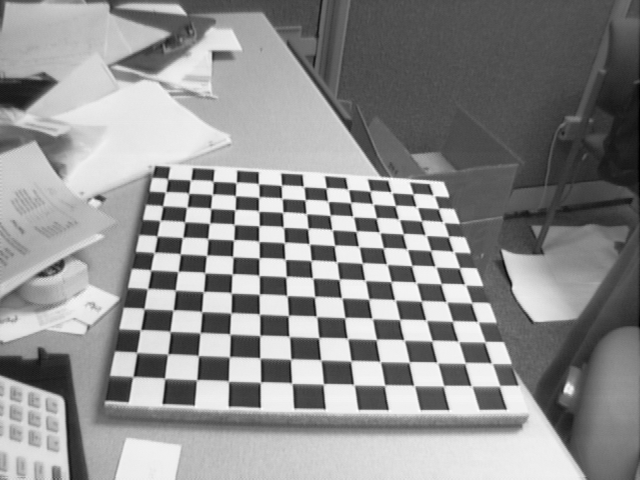
#> input picture agdc_test/Image1.tif, 640 x 480 px; the run also reads 1 picture not shown here
$ python generate_agdc_mesh.py   (older library calls are emulated)
#> lines starting #> are read from the running program, lines starting #| are printed output that depends on the picture
"""
AGDC (Adaptive Geometric Distortion Correction) Mesh Table & Golden Reference Generator
=========================================================================================
使用 Image1.tif 及其 MATLAB 标定参数 (Calib_Results.m) 生成：
1. AGDC 网格映射表 (mesh table) — 硬件去畸变 IP 所需的查找表
2. 黄金参考模型 (golden reference) — 与 Image_rect1.tif 对比验证

原理：
  AGDC 硬件对输出(矫正后)图像划分网格，每个网格点存储对应输入(畸变)图像中的坐标。
  硬件在处理时对网格点间做双线性插值，实现实时畸变矫正。

  本脚本生成 backward mapping：
  - 对每个输出网格点 (u_out, v_out)，计算其在输入图像中的对应坐标 (u_in, v_in)
  - 存储为定点数格式，供硬件直接使用
"""

import cv2
import numpy as np
import os
import json

def imread_unicode(path, flags=cv2.IMREAD_COLOR):
    """OpenCV imread with Unicode path support on Windows."""
#> called with flags = 0
    with open(path, 'rb') as f:
        data = f.read()
    arr = np.frombuffer(data, dtype=np.uint8)
    return cv2.imdecode(arr, flags)
#> returned value is the input picture: shape (480, 640); min 1, max 254, mean 142.9

def imwrite_unicode(path, img):
    """OpenCV imwrite with Unicode path support on Windows."""
    ext = os.path.splitext(path)[1]
    _, buf = cv2.imencode(ext, img)
    with open(path, 'wb') as f:
        f.write(buf)

# ============================================================
# 0. 路径配置
# ============================================================
BASE = "d:/Clone/CameraCalibration/相机标定课程/第一章 标定基础知识 code & data/matlab_sample/calib_example"
IMG_IN = os.path.join(BASE, "Image1.tif")
IMG_RECT_REF = os.path.join(BASE, "Image_rect1.tif")
OUT_DIR = os.path.join(os.path.dirname(os.path.abspath(__file__)), "agdc_output")
os.makedirs(OUT_DIR, exist_ok=True)

# ============================================================
# 1. 标定参数 (来自 Calib_Results.m for Image #1)
# ============================================================
# --- 内参 ---
fc = np.array([657.446107869218281, 657.876660256090418])  # 焦距 [fx, fy]
cc = np.array([303.185319795283419, 242.708481163875661])  # 主点 [cx, cy]
alpha_c = 0.0  # 偏斜系数

# --- 畸变系数 [k1, k2, p1, p2, k3] ---
#   kc(1:2): 径向畸变 k1, k2
#   kc(3:4): 切向畸变 p1, p2
#   kc(5):   径向畸变 k3
kc = np.array([-0.255414841834118, 0.124449907410458, -0.000216975662453, 0.000074351611502, 0.0])

# --- 图像尺寸 ---
W, H = 640, 480

# --- Image #1 外参 (此处用于完整性，mesh表生成主要依赖内参) ---
omc_1 = np.array([1.654979, 1.651950, -0.6693785])  # 旋转向量 (Rodrigues)
Tc_1 = np.array([-177.8374, -83.98, 853.0169])      # 平移向量

# ============================================================
# 2. 构建相机矩阵与畸变系数（OpenCV 格式）
# ============================================================
camera_matrix = np.array([
    [fc[0], alpha_c * fc[0], cc[0]],
    [0,     fc[1],           cc[1]],
    [0,     0,               1    ]
], dtype=np.float64)

dist_coeffs = kc.astype(np.float64).reshape(1, 5)  # OpenCV 期望 (1, 5)

print("=" * 70)
print("相机标定参数")
print("=" * 70)
print(f"内参矩阵 K:\n{camera_matrix}")
print(f"畸变系数 [k1,k2,p1,p2,k3]: {dist_coeffs.flatten()}")
print(f"图像尺寸: {W} x {H}")

# ============================================================
# 3. 读取输入畸变图像
# ============================================================
img_distorted = imread_unicode(IMG_IN, cv2.IMREAD_GRAYSCALE)
if img_distorted is None:
    img_distorted = imread_unicode(IMG_IN, cv2.IMREAD_COLOR)
print(f"\n输入图像 (Image1.tif): shape={img_distorted.shape}, dtype={img_distorted.dtype}")
#| 输入图像 (Image1.tif): shape=(480, 640), dtype=uint8

# ============================================================
# 4. 生成全分辨率 backward mapping (OpenCV)
# ============================================================
# initUndistortRectifyMap 生成的是从输出(矫正后)→输入(畸变)的映射
# map_x[u',v'] = u   map_y[u',v'] = v
print("\n生成全分辨率 backward mapping (OpenCV initUndistortRectifyMap)...")
map1, map2 = cv2.initUndistortRectifyMap(
    camera_matrix, dist_coeffs, None,  # 不旋转
    camera_matrix,  # newCameraMatrix: 相同内参，保持相同视角
    (W, H),
    cv2.CV_32FC1
)
# map1: shape (H, W), 值为对应输入图像的 x 坐标 (u)
# map2: shape (H, W), 值为对应输入图像的 y 坐标 (v)
print(f"map1 (x-mapping): shape={map1.shape}, dtype={map1.dtype}")
print(f"map2 (y-mapping): shape={map2.shape}, dtype={map2.dtype}")

# ============================================================
# 5. 生成黄金参考图像 (去畸变结果)
# ============================================================
print("\n生成黄金参考图像 (cv2.remap)...")
img_rectified = cv2.remap(img_distorted, map1, map2, cv2.INTER_LINEAR)
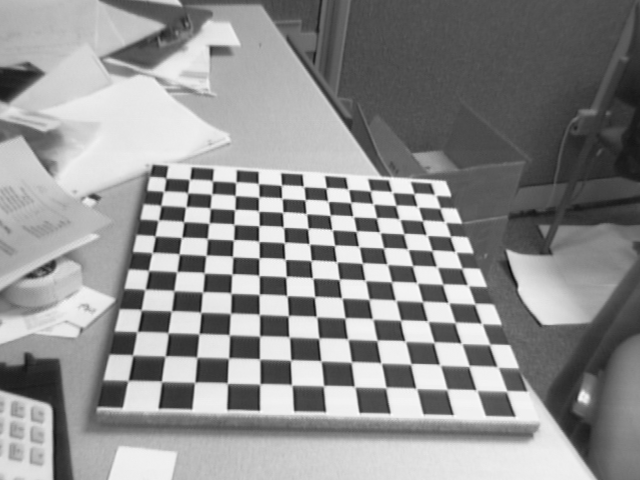
#> img_rectified: shape (480, 640); min 13, max 253, mean 143.7
imwrite_unicode(os.path.join(OUT_DIR, "golden_ref_rectified.tif"), img_rectified)
print(f"黄金参考图像已保存: golden_ref_rectified.tif")

# 与 MATLAB 矫正结果对比
img_rect_matlab = imread_unicode(IMG_RECT_REF, cv2.IMREAD_GRAYSCALE)
if img_rect_matlab is None:
    img_rect_matlab = imread_unicode(IMG_RECT_REF, cv2.IMREAD_COLOR)

if img_rect_matlab is not None:
    print(f"\nMATLAB参考图像 (Image_rect1.tif): shape={img_rect_matlab.shape}")
#| MATLAB参考图像 (Image_rect1.tif): shape=(480, 640)
    if img_rect_matlab.shape == img_rectified.shape:
        diff = img_rectified.astype(np.float32) - img_rect_matlab.astype(np.float32)
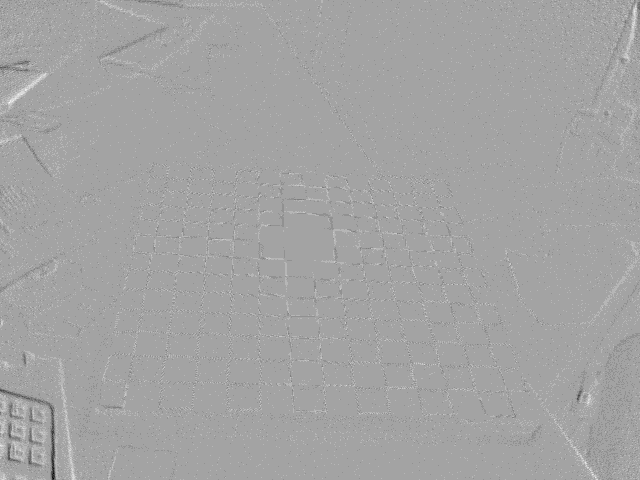
#> diff: shape (480, 640) float32; min -9, max 5, mean 0.00841; drawn with min black and max white
        mae = np.mean(np.abs(diff))
#> mae = 0.124
        max_err = np.max(np.abs(diff))
#> max_err = 9
        print(f"与 MATLAB 结果对比: MAE={mae:.4f}, MaxError={max_err:.1f}")
#| 与 MATLAB 结果对比: MAE=0.1245, MaxError=9.0

        # 保存差异图
        diff_vis = np.clip(np.abs(diff) * 5, 0, 255).astype(np.uint8)
        imwrite_unicode(os.path.join(OUT_DIR, "diff_vs_matlab.png"), diff_vis)
        print("差异图已保存: diff_vs_matlab.png")
    else:
        print(f"尺寸不匹配: golden={img_rectified.shape}, matlab={img_rect_matlab.shape}")
else:
    print("警告: 无法读取 Image_rect1.tif")

# ============================================================
# 6. AGDC 网格映射表生成
# ============================================================
# AGDC 典型配置：
#   - 网格尺寸 (grid_cols x grid_rows)，常见 16x16, 32x24, 64x48 等
#   - 每个网格点存储 (x_in, y_in) 定点数坐标
#   - 格式：X 和 Y 分别存储，或多路交织
#   - 精度：典型 1/256 pixel (Q8.8) 或 1/16 pixel (Q12.4)

def generate_agdc_mesh(map_x, map_y, grid_cols, grid_rows, frac_bits=8):
    """
    从全分辨率 backward mapping 生成 AGDC 网格表

    参数:
        map_x, map_y: 全分辨率映射 (H, W)，存储每个输出像素对应的输入坐标
        grid_cols:    水平方向网格点数
        grid_rows:    垂直方向网格点数
        frac_bits:    定点数小数位宽

    返回:
        mesh_x: (grid_rows, grid_cols) — 各网格点的输入 x 坐标 (定点数)
        mesh_y: (grid_rows, grid_cols) — 各网格点的输入 y 坐标 (定点数)
        mesh_info: 网格表元信息
    """
    H, W = map_x.shape

    # 生成网格点在输出图像中的位置 (均匀采样)
    # col_pos: 输出图像中网格列的 x 坐标
    # row_pos: 输出图像中网格行的 y 坐标
    col_pos = np.linspace(0, W - 1, grid_cols).astype(np.int32)
    row_pos = np.linspace(0, H - 1, grid_rows).astype(np.int32)

    # 采样映射表
    mesh_x = map_x[row_pos[:, np.newaxis], col_pos[np.newaxis, :]]  # (grid_rows, grid_cols)
    mesh_y = map_y[row_pos[:, np.newaxis], col_pos[np.newaxis, :]]  # (grid_rows, grid_cols)

    # 转换为定点数
    scale = 2 ** frac_bits
    mesh_x_fixed = np.round(mesh_x * scale).astype(np.int32)
    mesh_y_fixed = np.round(mesh_y * scale).astype(np.int32)

    mesh_info = {
        "description": "AGDC Mesh Table for Image1.tif",
        "image_size": {"width": W, "height": H},
        "grid_size": {"cols": grid_cols, "rows": grid_rows},
        "fixed_point": {"frac_bits": frac_bits, "scale": scale},
        "camera_matrix": camera_matrix.tolist(),
        "dist_coeffs": dist_coeffs.flatten().tolist(),
        "mesh_col_positions": col_pos.tolist(),
        "mesh_row_positions": row_pos.tolist(),
    }

    return mesh_x, mesh_y, mesh_x_fixed, mesh_y_fixed, mesh_info


# 生成多组网格密度
print("\n" + "=" * 70)
print("AGDC 网格映射表生成")
print("=" * 70)

for grid_name, grid_cols, grid_rows in [
    ("16x12", 17, 13),   # 16x12 个 tile，17x13 个网格点
    ("32x24", 33, 25),   # 32x24 个 tile
    ("64x48", 65, 49),   # 64x48 个 tile
]:
    print(f"\n--- 网格 {grid_name} ({grid_cols}x{grid_rows} 网格点) ---")

    mesh_x, mesh_y, mesh_x_fixed, mesh_y_fixed, mesh_info = generate_agdc_mesh(
        map1, map2, grid_cols, grid_rows, frac_bits=8
    )

    print(f"  mesh_x 范围: [{mesh_x.min():.3f}, {mesh_x.max():.3f}]")
    print(f"  mesh_y 范围: [{mesh_y.min():.3f}, {mesh_y.max():.3f}]")
    print(f"  mesh_x_fixed (Q8.8) 范围: [{mesh_x_fixed.min()}, {mesh_x_fixed.max()}]")
    print(f"  mesh_y_fixed (Q8.8) 范围: [{mesh_y_fixed.min()}, {mesh_y_fixed.max()}]")

    # 最大值检查 (Q8.8 有符号可表示 ±32768，即 ±128.0 pixel)
    # 对于 640x480 图像，需要 Q11.4 或更大范围
    # 实际硬件通常用 Q16.16 或自定义位宽
    max_val = max(abs(mesh_x_fixed).max(), abs(mesh_y_fixed).max())
    bits_needed = int(np.ceil(np.log2(max_val + 1))) + 1  # +1 for sign
    print(f"  定点数有效位宽需求: {bits_needed} bits (含符号位)")

    # 保存网格表
    prefix = f"agdc_mesh_{grid_name.replace('x', 'x')}"
    grid_dir = os.path.join(OUT_DIR, prefix)
    os.makedirs(grid_dir, exist_ok=True)

    # ---- 格式 A: 纯文本 C header (float) ----
    with open(os.path.join(grid_dir, f"{prefix}_float.h"), "w") as f:
        f.write(f"// AGDC Mesh Table - {grid_name} tiles\n")
        f.write(f"// Image: Image1.tif ({W}x{H})\n")
        f.write(f"// Grid: {grid_cols}x{grid_rows} points\n")
        f.write(f"// Format: float\n\n")
        f.write(f"#define AGDC_MESH_COLS {grid_cols}\n")
        f.write(f"#define AGDC_MESH_ROWS {grid_rows}\n")
        f.write(f"#define AGDC_IMAGE_WIDTH {W}\n")
        f.write(f"#define AGDC_IMAGE_HEIGHT {H}\n\n")

        # X 表
        f.write(f"// Mesh X (input x-coordinate for each output grid point)\n")
        f.write(f"static const float agdc_mesh_x[{grid_rows}][{grid_cols}] = {{\n")
        for i in range(grid_rows):
            f.write("    {" + ", ".join(f"{v:10.4f}f" for v in mesh_x[i]) + "}")
            f.write(",\n" if i < grid_rows - 1 else "\n")
        f.write("};\n\n")

        # Y 表
        f.write(f"// Mesh Y (input y-coordinate for each output grid point)\n")
        f.write(f"static const float agdc_mesh_y[{grid_rows}][{grid_cols}] = {{\n")
        for i in range(grid_rows):
            f.write("    {" + ", ".join(f"{v:10.4f}f" for v in mesh_y[i]) + "}")
            f.write(",\n" if i < grid_rows - 1 else "\n")
        f.write("};\n")

    print(f"  已保存: {prefix}_float.h")

    # ---- 格式 B: C header (Q8.8 定点数) ----
    with open(os.path.join(grid_dir, f"{prefix}_fixed.h"), "w") as f:
        f.write(f"// AGDC Mesh Table - {grid_name} tiles\n")
        f.write(f"// Image: Image1.tif ({W}x{H})\n")
        f.write(f"// Grid: {grid_cols}x{grid_rows} points\n")
        f.write(f"// Format: Q8.8 fixed-point (int16_t)\n\n")
        f.write(f"#include <stdint.h>\n\n")
        f.write(f"#define AGDC_MESH_COLS {grid_cols}\n")
        f.write(f"#define AGDC_MESH_ROWS {grid_rows}\n")
        f.write(f"#define AGDC_IMAGE_WIDTH {W}\n")
        f.write(f"#define AGDC_IMAGE_HEIGHT {H}\n")
        f.write(f"#define AGDC_FRAC_BITS 8\n")
        f.write(f"#define AGDC_FIXED_SCALE 256\n\n")

        # X 表
        f.write(f"// Mesh X (input x-coordinate in Q8.8)\n")
        f.write(f"static const int16_t agdc_mesh_x[{grid_rows}][{grid_cols}] = {{\n")
        for i in range(grid_rows):
            f.write("    {" + ", ".join(f"{v:6d}" for v in mesh_x_fixed[i]) + "}")
            f.write(",\n" if i < grid_rows - 1 else "\n")
        f.write("};\n\n")

        # Y 表
        f.write(f"// Mesh Y (input y-coordinate in Q8.8)\n")
        f.write(f"static const int16_t agdc_mesh_y[{grid_rows}][{grid_cols}] = {{\n")
        for i in range(grid_rows):
            f.write("    {" + ", ".join(f"{v:6d}" for v in mesh_y_fixed[i]) + "}")
            f.write(",\n" if i < grid_rows - 1 else "\n")
        f.write("};\n")

    print(f"  已保存: {prefix}_fixed.h")

    # ---- 格式 C: 纯二进制文件 (供硬件/仿真直接读取) ----
    # 交织格式: [x00, y00, x01, y01, ...] 逐行
    interleaved = np.zeros((grid_rows, grid_cols, 2), dtype=np.int16)
    interleaved[:, :, 0] = mesh_x_fixed.astype(np.int16)
    interleaved[:, :, 1] = mesh_y_fixed.astype(np.int16)
    interleaved.tofile(os.path.join(grid_dir, f"{prefix}_interleaved_i16.bin"))
    print(f"  已保存: {prefix}_interleaved_i16.bin (interleaved XY, int16)")

    # 分离格式: X 表 + Y 表
    mesh_x_fixed.astype(np.int16).tofile(os.path.join(grid_dir, f"{prefix}_x_i16.bin"))
    mesh_y_fixed.astype(np.int16).tofile(os.path.join(grid_dir, f"{prefix}_y_i16.bin"))
    print(f"  已保存: {prefix}_x_i16.bin, {prefix}_y_i16.bin (separate X/Y, int16)")

    # ---- 格式 D: JSON (可读, 用于仿真验证) ----
    mesh_json = {
        "mesh_info": mesh_info,
        "mesh_x_float": mesh_x.tolist(),
        "mesh_y_float": mesh_y.tolist(),
        "mesh_x_fixed_q8_8": mesh_x_fixed.tolist(),
        "mesh_y_fixed_q8_8": mesh_y_fixed.tolist(),
    }
    with open(os.path.join(grid_dir, f"{prefix}.json"), "w") as f:
        json.dump(mesh_json, f, indent=2)
    print(f"  已保存: {prefix}.json")

# ============================================================
# 7. 黄金参考模型 — 仿真验证
# ============================================================
print("\n" + "=" * 70)
print("黄金参考模型 — 使用网格表+双线性插值重建矫正图像")
print("=" * 70)

def agdc_remap_bilinear(img, mesh_x, mesh_y, grid_cols, grid_rows):
    """
    使用 AGDC 网格表 + 双线性插值重建矫正图像 (模拟硬件行为)
    与 cv2.remap 全分辨率映射对比以验证网格表精度
    """
    H, W = img.shape[:2]
    out = np.zeros_like(img, dtype=np.float32)

    # 网格点在输出图像中的位置
    col_pos = np.linspace(0, W - 1, grid_cols)
    row_pos = np.linspace(0, H - 1, grid_rows)

    for y_out in range(H):
        # 找到当前行在网格中的位置
        ry = np.searchsorted(row_pos, y_out)
        if ry == 0:
            ry = 1
        elif ry >= grid_rows:
            ry = grid_rows - 1

        y0 = int(row_pos[ry - 1])
        y1 = int(row_pos[ry])
        wy = (y_out - y0) / max(y1 - y0, 1)

        for x_out in range(W):
            rx = np.searchsorted(col_pos, x_out)
            if rx == 0:
                rx = 1
            elif rx >= grid_cols:
                rx = grid_cols - 1

            x0 = int(col_pos[rx - 1])
            x1 = int(col_pos[rx])
            wx = (x_out - x0) / max(x1 - x0, 1)

            # 四个角点在输入图像中的坐标
            x00 = mesh_x[ry - 1, rx - 1]
            y00 = mesh_y[ry - 1, rx - 1]
            x01 = mesh_x[ry - 1, rx]
            y01 = mesh_y[ry - 1, rx]
            x10 = mesh_x[ry, rx - 1]
            y10 = mesh_y[ry, rx - 1]
            x11 = mesh_x[ry, rx]
            y11 = mesh_y[ry, rx]

            # 双线性插值
            x_in = (1 - wy) * ((1 - wx) * x00 + wx * x01) + wy * ((1 - wx) * x10 + wx * x11)
            y_in = (1 - wy) * ((1 - wx) * y00 + wx * y01) + wy * ((1 - wx) * y10 + wx * y11)

            # 最近邻采样 (为简化，实际硬件可能用双线性读取)
            xi = int(np.clip(np.round(x_in), 0, W - 1))
            yi = int(np.clip(np.round(y_in), 0, H - 1))
            out[y_out, x_out] = img[yi, xi]

    return out.astype(img.dtype)


# 对每种网格密度验证
for grid_name, grid_cols, grid_rows in [
    ("16x12", 17, 13),
    ("32x24", 33, 25),
    ("64x48", 65, 49),
]:
    print(f"\n--- 验证网格 {grid_name} ---")
    mesh_x, mesh_y, _, _, _ = generate_agdc_mesh(map1, map2, grid_cols, grid_rows)

    # 使用网格表重建矫正图像
    reconstructed = agdc_remap_bilinear(img_distorted, mesh_x, mesh_y, grid_cols, grid_rows)

    # 与黄金参考对比
    diff = img_rectified.astype(np.float32) - reconstructed.astype(np.float32)
    mae = np.mean(np.abs(diff))
    max_err = np.max(np.abs(diff))
    rmse = np.sqrt(np.mean(diff ** 2))
    print(f"  MAE={mae:.4f}, MaxError={max_err:.1f}, RMSE={rmse:.4f}")

    # 保存重建结果
    imwrite_unicode(os.path.join(OUT_DIR, f"reconstructed_{grid_name.replace('x', 'x')}.tif"), reconstructed)
#> this loop made 3 passes
#> (mae, max_err, rmse) on passes 1 to 3: (2.01, 67, 5), (1.97, 64, 4.89), (1.97, 64, 4.89)
#|   MAE=2.0099, MaxError=67.0, RMSE=4.9978
#|   MAE=1.9672, MaxError=64.0, RMSE=4.8947
#|   MAE=1.9666, MaxError=64.0, RMSE=4.8933
#> pass 1, `diff = img_rectified.astype(np.float32) - reconstructed.astype(np.floa..`:
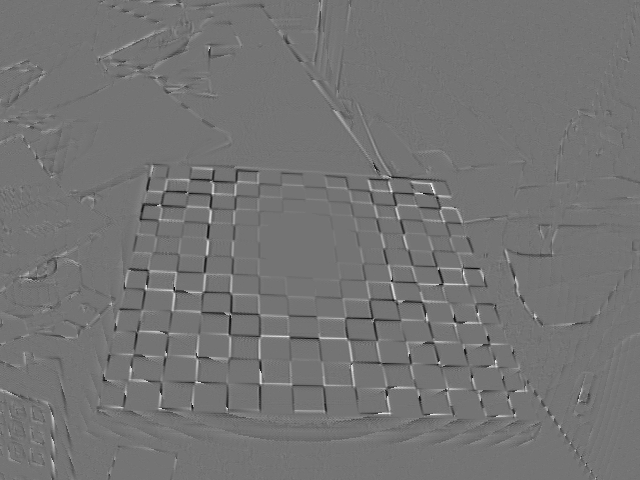
#> diff: shape (480, 640) float32; min -56, max 67, mean 0; drawn with min black and max white
#> after the loop:
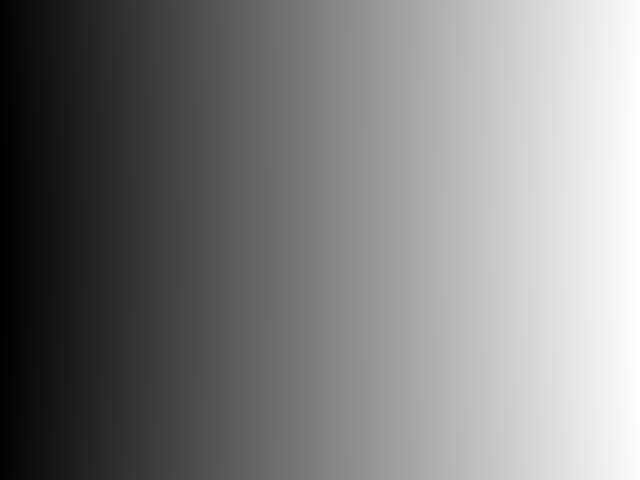
#> map1: shape (480, 640) float32; min 14.79, max 619.5, mean 318.5; drawn with min black and max white

# ============================================================
# 8. 汇总报告
# ============================================================
print("\n" + "=" * 70)
print("生成完毕！输出目录:", OUT_DIR)
#| 生成完毕！输出目录: agdc_output
print("=" * 70)
print("""
文件清单:
  golden_ref_rectified.tif          — 黄金参考矫正图像 (全精度)
  diff_vs_matlab.png                — 与 MATLAB 矫正结果差异图

  agdc_mesh_16x12/
    ├── agdc_mesh_16x12_float.h     — C header (浮点)
    ├── agdc_mesh_16x12_fixed.h     — C header (Q8.8定点)
    ├── agdc_mesh_16x12_interleaved_i16.bin — 交织二进制
    ├── agdc_mesh_16x12_x_i16.bin   — X表二进制
    ├── agdc_mesh_16x12_y_i16.bin   — Y表二进制
    └── agdc_mesh_16x12.json        — JSON 格式

  agdc_mesh_32x24/                  — 同上, 32x24 网格
  agdc_mesh_64x48/                  — 同上, 64x48 网格

  reconstructed_16x12.tif           — 16x12 网格重建结果
  reconstructed_32x24.tif           — 32x24 网格重建结果
  reconstructed_64x48.tif           — 64x48 网格重建结果
""")
